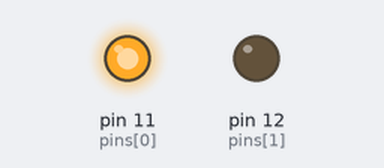
The program below on a simulated Raspberry Pi (header pin numbers). Parts: output pins drawn as LEDs (lit = HIGH).

Above: at 0.5 s.
At 2.5 s:
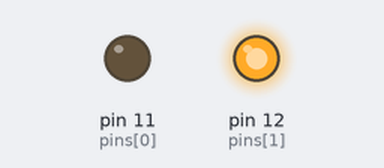
At 3.5 s:
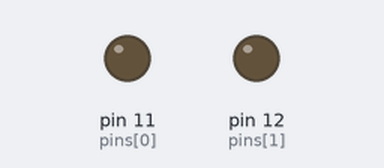
Timing chart, 0 to 5.2 s (numbered marks = the images above):
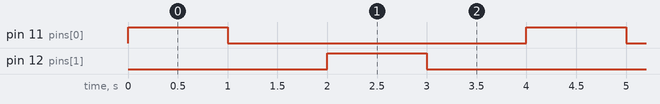

Measured:
- by itself, pin 11 (pins[0]), pin 12 (pins[1]): alternates HIGH for 1.0 s and LOW for 3.0 s
- by itself, everything shown: repeats every 4.0 s, in 4 steps

The program:

ex4.py
```python
import RPi.GPIO as GPIO
import time
pins = [11,12]
def setup():
    GPIO.setmode(GPIO.BOARD)
    for pin in pins:
        GPIO.setup(pin, GPIO.OUT)
        GPIO.output(pin, GPIO.LOW)
def loop():
    while True:
         for pin in pins:
             GPIO.output(pin, GPIO.HIGH)
             time.sleep(1)
             GPIO.output(pin, GPIO.LOW)
             time.sleep(1)
def destroy():
    for pin in pins:
        GPIO.output(pin, GPIO.LOW)
        GPIO.setup(pin, GPIO.IN)
setup()
try:
    loop()
except KeyboardInterrupt:
    destroy() #Ê÷Ý®µçÄÔ´óÔ¼Ö»ÄÜÎªÃ¿¸öGPIOÌá¹©3mAµçÁ÷
```
